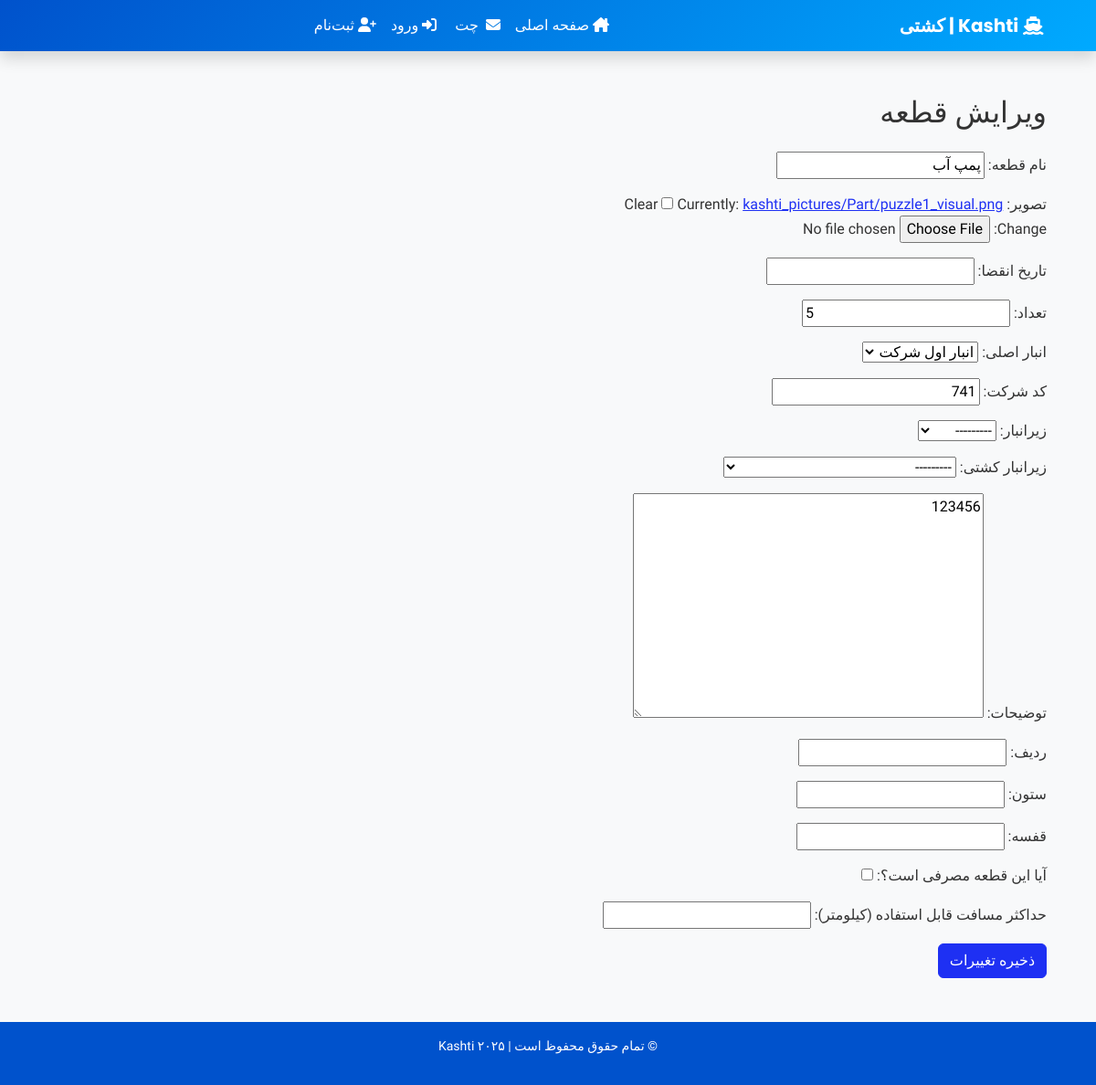
/update_part/8/, run on the app's committed database.
### Nezarat/models.py (models this page shows, shortened)
class Part(models.Model):
    name = models.CharField(max_length=255, verbose_name="نام قطعه")
    image = models.ImageField(upload_to='kashti_pictures/Part/', blank=True, null=True, verbose_name="تصویر")
    expiry_date = models.DateTimeField(blank=True, null=True, verbose_name="تاریخ انقضا")
    quantity = models.PositiveIntegerField(default=0, verbose_name="تعداد")
    warehouse = models.ForeignKey('Warehouse', on_delete=models.CASCADE, related_name='parts', verbose_name="انبار")
    company_code = models.CharField(max_length=50, verbose_name="کد شرکت", default='UNKNOWN')  # این فیلد را اضافه کنید
    description = models.TextField(blank=True, null=True, verbose_name="توضیحات کالا")
    warehouse_sub_storage = models.ForeignKey(
        WarehouseSubStorage,
        on_delete=models.SET_NULL,
        blank=True,
        null=True,
        verbose_name="زیرانبار انبار"
    )
    ship_subwarehouse = models.ForeignKey(
        ShipSubWarehouse,
        on_delete=models.SET_NULL,
        null=True,
        blank=True,
        verbose_name="زیرانبار کشتی"
    )
    description = models.TextField(blank=True, null=True, verbose_name="توضیحات کالا")  # این فیلد باید در مدل باشد
    storage_row = models.IntegerField(null=True, blank=True)
    storage_column = models.IntegerField(null=True, blank=True)
    storage_shelf = models.CharField(max_length=10, null=True, blank=True)
    is_consumable = models.BooleanField(default=False, verbose_name="قطعه مصرفی است؟")
    usage_limit_km = models.FloatField(blank=True, null=True, verbose_name="حداکثر مسافت قابل تحمل (کیلومتر)")
    is_worn_out = models.BooleanField(default=False, verbose_name="فرسوده شده؟")
    worn_out_reason = models.TextField(blank=True, null=True, verbose_name="دلیل فرسودگی")

class Warehouse(models.Model):
    name = models.CharField(max_length=100, unique=True, verbose_name="نام انبار")
    company_code = models.CharField(max_length=50, verbose_name="کد شرکت", default='UNKNOWN')
    description = models.TextField(blank=True, null=True, verbose_name="توضیحات")
    latitude = models.FloatField(null=True, blank=True)
    longitude = models.FloatField(null=True, blank=True)
    image = models.ImageField(upload_to='warehouse_pics/', null=True, blank=True, verbose_name="عکس انبار")
    def __str__(self):
        return self.name

class WarehouseSubStorage(models.Model):
    name = models.CharField(max_length=100, verbose_name="نام زیرانبار")
    warehouse = models.ForeignKey(
        Warehouse,
        on_delete=models.CASCADE,
        related_name='sub_storages'
    )
    description = models.TextField(blank=True, null=True, verbose_name="توضیحات")
    created_at = models.DateTimeField(auto_now_add=True)
    location_code = models.CharField(
        max_length=50,
        blank=True,
        null=True,
        verbose_name="کد مکان (مثلاً R2-S3-A)"
    )
    def __str__(self):
        return f"{self.name} - {self.warehouse.name}"

class ShipSubWarehouse(models.Model):
    ship = models.ForeignKey(Ship, on_delete=models.CASCADE, related_name='ship_sub_warehouses')
    name = models.CharField(max_length=100, verbose_name="نام زیرانبار کشتی")
    description = models.TextField(blank=True, null=True, verbose_name="توضیحات")
    created_at = models.DateTimeField(auto_now_add=True)
    location_code = models.CharField(max_length=50, blank=True, null=True, verbose_name="کد مکان (مثلاً C2-L1)")
    def __str__(self):
        return f"{self.name} ({self.ship.name})"

class Ship(models.Model):
    name = models.CharField(max_length=255, unique=False)
    description = models.TextField(blank=True, null=True)
    company_code = models.CharField(max_length=50)
    image = models.ImageField(upload_to='kashti_pictures/Kashti/', blank=True, null=True)

### Nezarat/views.py (the view)
# urls.py: path('update_part/<int:id>/', views.update_part, name='update_part'),  # تعریف URL
def update_part(request, id):
    part = get_object_or_404(Part, id=id)
    if request.method == 'POST':
        form = PartForm(request.POST, instance=part)
        if form.is_valid():
            form.save()
            return redirect('nezarat')  # برگشت به صفحه اصلی پس از ذخیره
    else:
        form = PartForm(instance=part)
    return render(request, 'update_part.html', {'form': form, 'part': part})

### Nezarat/views.py (called while the page is built)
def base_context(request):
    if request.user.is_authenticated and hasattr(request.user, 'company'):
        now = timezone.now()
        reminders = Reminder.objects.filter(company_code=request.user.company.company_code, reminder_date__lte=now)
        return {'notifications': reminders}
    return {}

### Nezarat/templates/update_part.html (shortened to what this page needs)
{% extends 'base.html' %}
{% block content %}
<div class="container my-5">
    <h2 class="mb-4">ویرایش قطعه</h2>
    <form method="post">
        {{ form.as_p }}
        <button type="submit" class="btn btn-primary">ذخیره تغییرات</button>
    </form>
</div>
{% endblock %}

### Nezarat/templates/base.html (style rules this page uses)
body { font-family: 'Vazirmatn', sans-serif; background-color: #f8f9fa; color: #333; }

### data on the page
Part: name "پمپ آب", quantity "5", company_code "741", warehouse_sub_storage "---------", ship_subwarehouse "---------", description "123456"
WarehouseSubStorage: warehouse "انبار اول شرکت"
